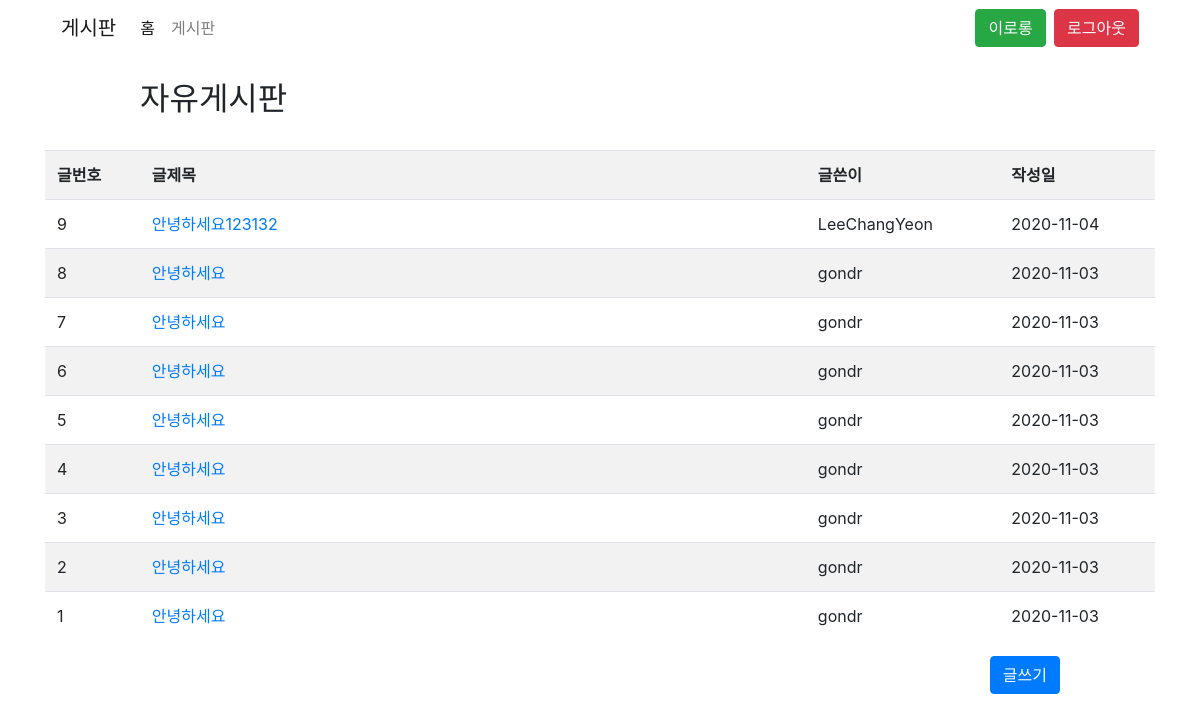
Page /board.php (signed in) on the committed database.
### tables this page shows
CREATE TABLE `boards` (
  `id` int(11) NOT NULL,
  `title` varchar(200) NOT NULL,
  `content` text NOT NULL,
  `writer` varchar(100) NOT NULL,
  `date` date NOT NULL,
  `image` varchar(200) NOT NULL
);

### DB.php (called while the page is built, shortened)
<?php
    class DB
    {
        private $con = null;
        public function __construct(){
            $host = "localhost";
            $dbname = "skill";
            $charset = "utf8";
            $user = "root";
            $pass = "";
            $conStr = "mysql:host={$host}; dbname={$dbname}; charset={$charset}";
            $this->con = new PDO($conStr, $user, $pass);
        }
        public function fetchAll($sql, $data = []){
            $q = $this->con->prepare($sql);
            $q->execute($data);
            return $q->fetchAll(PDO::FETCH_OBJ);
        }
    }

### board.php (the view, shortened to what this page needs)
<?php
    require_once("./DB.php");
    $sql = "SELECT * FROM boards ORDER BY id DESC LIMIT 0,10";
    $db = new DB();
    $list= $db->fetchAll($sql);
?>
<!DOCTYPE html>
<html lang="ko">
<?php require_once ("./template/head.php"); ?>
<body>
    <div class="container">
    <?php require_once ("./template/header.php"); ?>
        <div class="row mt-4">
            <div class="col-10 offset-1">
                <h2>자유게시판</h2>
            </div>
        </div>
        <div class="row mt-4">
            <div class="col-12">
                <table class="table table-striped">
                    <tr>
                        <th>글번호</th>
                        <th width="60%">글제목</th>
                        <th>글쓴이</th>
                        <th>작성일</th>
                    </tr>
                    <?php foreach($list as $a) : ?>
                    <tr>
                        <td><?= $a->id?></td>
                        <td><a href="/view.php?id=<?=$a->id?>"><?= $a->title?></a></td>
                        <td><?= $a->writer?></td>
                        <td><?= $a->date?></td>
                    </tr>
                    <?php endforeach;?>
                </table>
            </div>
        </div>
            <?php if(isset($_SESSION['user'])) : ?>
            <div class="row">
                <div class="col-10 offset-1 text-right">
                    <a href="/write.php" class="btn btn-primary">글쓰기</a>
                </div>
            </div>
            <?php endif; ?>
    </div>
</body>
</html>

### template/head.php (shortened to what this page needs)
<head>
    <link rel="stylesheet" href="https://cdn.jsdelivr.net/npm/bootstrap@4.5.3/dist/css/bootstrap.min.css">
    <link rel="stylesheet" href="/app.css">
</head>

### template/header.php (shortened to what this page needs)
<div class="row">
    <div class="col-12">
        <nav class="navbar navbar-expand-lg navbar-light">
            <a class="navbar-brand" href="#">게시판</a>
            <div class="collapse navbar-collapse" id="navbarSupportedContent">
                <ul class="navbar-nav mr-auto">
                    <li class="nav-item active">
                        <a class="nav-link" href="/">홈</a>
                    </li>
                    <li class="nav-item">
                        <a class="nav-link" href="/board.php">게시판</a>
                    </li>
                </ul>
                <div class="menu">
                    <?php if(isset($_SESSION['user'])) : ?>
                        <button class="btn btn-success mr-1"><?= $_SESSION['user']->name?></button>
                        <a href="/logout.php" class="btn btn-danger">로그아웃</a>
                    <?php else : ?>
                    <a href="/login.php" class="btn btn-outline-primary mr-1">로그인</a>
                    <a href="/register.php" class="btn btn-outline-success">회원가입</a>
                    <?php endif; ?>
                </div>
            </div>
        </nav>
    </div>
</div>

### rows in the picture
boards: id "9", title "안녕하세요123132", writer "LeeChangYeon", date "2020-11-04"
boards: id "8", title "안녕하세요", writer "gondr", date "2020-11-03"
boards: id "7", title "안녕하세요", writer "gondr", date "2020-11-03"
boards: id "6", title "안녕하세요", writer "gondr", date "2020-11-03"
boards: id "5", title "안녕하세요", writer "gondr", date "2020-11-03"
boards: id "4", title "안녕하세요", writer "gondr", date "2020-11-03"
boards: id "3", title "안녕하세요", writer "gondr", date "2020-11-03"
boards: id "2", title "안녕하세요", writer "gondr", date "2020-11-03"
boards: id "1", title "안녕하세요", writer "gondr", date "2020-11-03"

### other values in the picture
$_SESSION['user']->name "이로롱"
